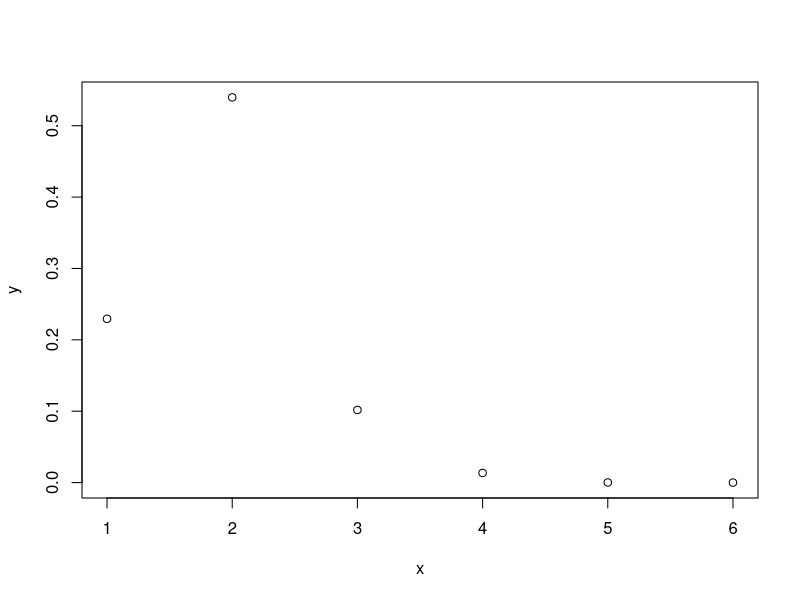
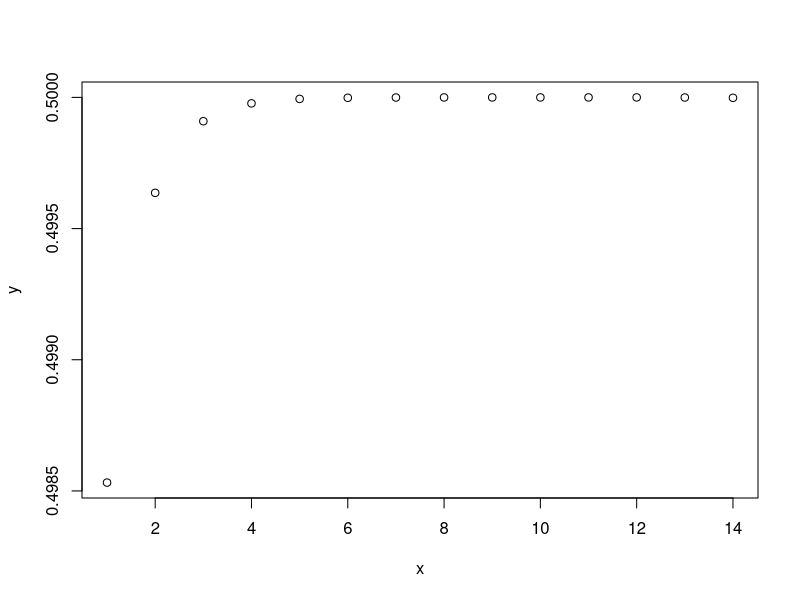
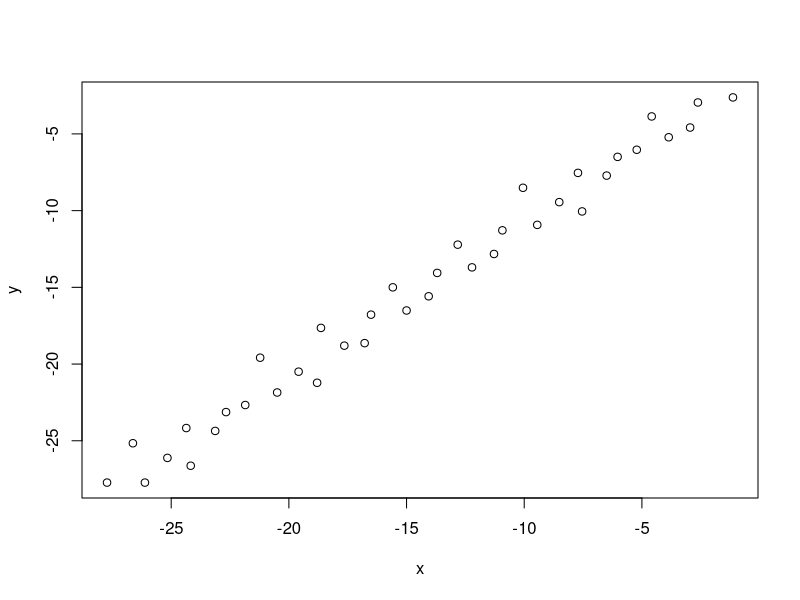

Reproduce these figures in R, in order.
## ---- chunk 1
log(10^8)/log(2)
## ---- chunk 2
f = function(x){
  return((cos(x))^2+sin(x)-1)
}
bisect = function(f,interval,tol=0.5*10^-10,max.its=40){
  history = rep(NA, max.its) 
  # Insert some code here
  a<-interval[1]
  b<-interval[2]
  if(f(a)*f(b)<0) {
    while((b-a)/2>tol | max.its>0){
      c=(b+a)/2
      max.its <- max.its-1
      if(f(c)==0){
        break
      } 
      if(f(c)*f(b)<0) {a<-c} 
      if(f(c)*f(a)<0) {b<-c}
      root=c
      history=c(history,c)
    }
  } else{
    stop("f(a)f(b)<0 not satisfied")
  }
  return(list(root=root,history=history[!is.na(history)]))
}
options(digits = 10) 
interval <- c(2.5,3.5)
out=bisect(f,interval,0.5e-8)
print(out$root)
print(out$history)
## ---- chunk 3
newton=function(x,its){
  res=x
  while (its>0) {
    x<-x-((cos(x))^2+sin(x)-1)/(-sin(2*x)+cos(x))
    res=c(res,x)
    its<-its-1
  }
  return(res)
}
x<-4.25
e<-abs((newton(x,50)-pi))

x=c(1:6)
y=e[2:7]/e[1:6]
plot(x,y)
## ---- chunk 4
x<-1.5
e<-abs((newton(x,50)-pi/2))
x=c(1:14)
y=e[2:15]/e[1:14]
plot(x,y)
## ---- chunk 5
f=function(x){
  A<-cbind(c(1,4,7,x),c(2,5,x,10),c(3,x,8,11),c(x,6,9,12))
  return(det(A)-1000)
}
options(digits = 8) 
interval <- c(9,10)
out=bisect(f,interval)
print(out$root)
print(out$history)
## ---- chunk 6
x<-9.708299
f(x)+1000 # corresponding determinant 
f(x)
## ---- chunk 7
options(digits = 9) 
interval <- c(-18,-17)
out=bisect(f,interval)
print(out$root)
print(out$history)
## ---- chunk 8
x<--17.188498
f(x)+1000 # corresponding determinant 
f(x)
## ---- chunk 9
require(Matrix)
A=Hilbert(5)

f=function(x){
  A[1,1]<-x
  return(det(A-pi*diag(1,5,5)))
}
options(digits = 7) 
interval <- c(0,10)
out=bisect(f,interval)
print(out$root)
print(out$history)

A[1,1]<-2.948011
max(eigen(A)$values)
## ---- chunk 10
my.sqrt=function(x){
  f=function(t){
    return(t^2-x)
  }
  return(bisect(f,c(0,10))$root)
}

my.sqrt(1)
my.sqrt(4)
my.sqrt(9)
my.sqrt(16)
## ---- chunk 11
f=function(r){
  return((r^3*(2*r^2+5*0.1^2))/(2*(r^2+0.1^2)^(5/2))-0.9)
}
options(digits=10)
out=bisect(f,c(0,1))
out
## ---- chunk 12
10*log(10)/log(2)
## ---- chunk 13
options(digits=15)
(rout=bisect(f,c(0,1))$root)
## ---- chunk 14
(e<-(abs(out$history-rout)))
## ---- chunk 15
x=log(e[1])
y=log(e[2])
for (i in 2:(length(e)-2)) {
  x=c(x,log(e[i]))
  y=c(y,log(e[i+1]))
}
plot(x,y,lm=TRUE)
lm(y~x)
## ---- chunk 16
secant=function(x){
  
}
